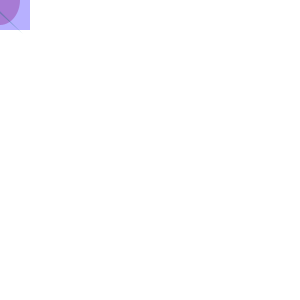
Frame 1 (no input)
Frame 60 (the mouse pressed at the canvas centre just before this capture): identical to frame 1, image omitted
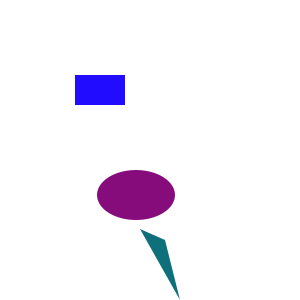
Frame 120 (the mouse held since frame 60 and released just before this capture)

The Processing sketch that drew these frames (run headless with seeded random() and noise(); from frame 60 on, the mouse is pressed at the canvas centre):

// Processing sketch: sketch_23_2
// ── sketch_23_2.pde
void setup() { 

size(300,300); 

}

void draw() {
  noStroke();
background(255);
fill(34,12,345,83);
rect(mouseX*1.3,mouseY*0.8,30,30);
fill(134,12,123,83);
ellipse(mouseX*1.7,mouseY*1.2,40,50);
fill(14,112,123,83);
triangle(mouseX-10,mouseY+1.3,mouseX-15,mouseY*1.6,mouseX+23,mouseY+34);
if (mousePressed == true) {
    noStroke();
background(255);
fill(34,12,345,255);
rect(mouseX/2,mouseY/2,50,30);
fill(134,12,123,255);
ellipse(mouseX-14,mouseY*1.3,78,50);
fill(14,112,123,255);
triangle(mouseX-10,mouseY+79,mouseX+15,mouseY*1.6,mouseX*1.2,mouseY*2);
}
}
